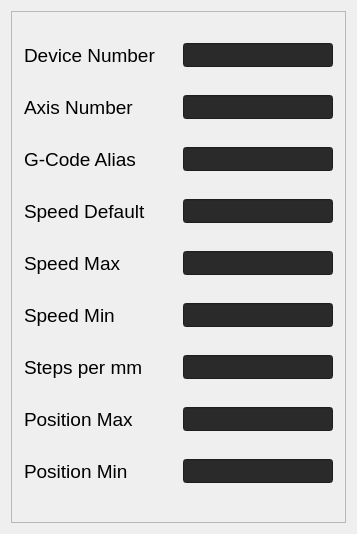
             <widget class="QWidget" name="hopper_settings_tab">
              <attribute name="title">
               <string>Hopper Plate</string>
              </attribute>
              <layout class="QVBoxLayout" name="verticalLayout_56">
               <item>
                <widget class="QFrame" name="hopper_settings_frame">
                 <property name="minimumSize">
                  <size>
                   <width>335</width>
                   <height>512</height>
                  </size>
                 </property>
                 <property name="maximumSize">
                  <size>
                   <width>335</width>
                   <height>512</height>
                  </size>
                 </property>
                 <property name="frameShape">
                  <enum>QFrame::StyledPanel</enum>
                 </property>
                 <property name="frameShadow">
                  <enum>QFrame::Raised</enum>
                 </property>
                 <layout class="QVBoxLayout" name="verticalLayout_47">
                  <item>
                   <layout class="QHBoxLayout" name="hopper_devicenum_layout">
                    <item>
                     <widget class="QLabel" name="hopper_devicenum_title">
                      <property name="minimumSize">
                       <size>
                        <width>150</width>
                        <height>24</height>
                       </size>
                      </property>
                      <property name="maximumSize">
                       <size>
                        <width>150</width>
                        <height>24</height>
                       </size>
                      </property>
                      <property name="font">
                       <font>
                        <pointsize>14</pointsize>
                       </font>
                      </property>
                      <property name="styleSheet">
                       <string notr="true">background:none</string>
                      </property>
                      <property name="text">
                       <string>Device Number</string>
                      </property>
                     </widget>
                    </item>
                    <item>
                     <widget class="QLineEdit" name="hopper_devicenum_field">
                      <property name="minimumSize">
                       <size>
                        <width>150</width>
                        <height>24</height>
                       </size>
                      </property>
                      <property name="maximumSize">
                       <size>
                        <width>150</width>
                        <height>24</height>
                       </size>
                      </property>
                      <property name="styleSheet">
                       <string notr="true">background:rgb(42, 42, 43);</string>
                      </property>
                     </widget>
                    </item>
                   </layout>
                  </item>
                  <item>
                   <layout class="QHBoxLayout" name="hopper_axisnum_layout">
                    <item>
                     <widget class="QLabel" name="hopper_axisnum_title">
                      <property name="minimumSize">
                       <size>
                        <width>150</width>
                        <height>24</height>
                       </size>
                      </property>
                      <property name="maximumSize">
                       <size>
                        <width>150</width>
                        <height>24</height>
                       </size>
                      </property>
                      <property name="font">
                       <font>
                        <pointsize>14</pointsize>
                       </font>
                      </property>
                      <property name="styleSheet">
                       <string notr="true">background:none</string>
                      </property>
                      <property name="text">
                       <string>Axis Number</string>
                      </property>
                     </widget>
                    </item>
                    <item>
                     <widget class="QLineEdit" name="hopper_axisnum_field">
                      <property name="minimumSize">
                       <size>
                        <width>150</width>
                        <height>24</height>
                       </size>
                      </property>
                      <property name="maximumSize">
                       <size>
                        <width>150</width>
                        <height>24</height>
                       </size>
                      </property>
                      <property name="styleSheet">
                       <string notr="true">background:rgb(42, 42, 43);</string>
                      </property>
                     </widget>
                    </item>
                   </layout>
                  </item>
                  <item>
                   <layout class="QHBoxLayout" name="hopper_axisalias_layout">
                    <item>
                     <widget class="QLabel" name="hopper_axisalias_title">
                      <property name="minimumSize">
                       <size>
                        <width>150</width>
                        <height>24</height>
                       </size>
                      </property>
                      <property name="maximumSize">
                       <size>
                        <width>150</width>
                        <height>24</height>
                       </size>
                      </property>
                      <property name="font">
                       <font>
                        <pointsize>14</pointsize>
                       </font>
                      </property>
                      <property name="styleSheet">
                       <string notr="true">background:none</string>
                      </property>
                      <property name="text">
                       <string>G-Code Alias</string>
                      </property>
                     </widget>
                    </item>
                    <item>
                     <widget class="QLineEdit" name="hopper_axisalias_field">
                      <property name="minimumSize">
                       <size>
                        <width>150</width>
                        <height>24</height>
                       </size>
                      </property>
                      <property name="maximumSize">
                       <size>
                        <width>150</width>
                        <height>24</height>
                       </size>
                      </property>
                      <property name="styleSheet">
                       <string notr="true">background:rgb(42, 42, 43);</string>
                      </property>
                     </widget>
                    </item>
                   </layout>
                  </item>
                  <item>
                   <layout class="QHBoxLayout" name="hopper_speeddef_layout">
                    <item>
                     <widget class="QLabel" name="hopper_speeddef_title">
                      <property name="minimumSize">
                       <size>
                        <width>150</width>
                        <height>24</height>
                       </size>
                      </property>
                      <property name="maximumSize">
                       <size>
                        <width>150</width>
                        <height>24</height>
                       </size>
                      </property>
                      <property name="font">
                       <font>
                        <pointsize>14</pointsize>
                       </font>
                      </property>
                      <property name="styleSheet">
                       <string notr="true">background:none</string>
                      </property>
                      <property name="text">
                       <string>Speed Default</string>
                      </property>
                     </widget>
                    </item>
                    <item>
                     <widget class="QLineEdit" name="hopper_speeddef_field">
                      <property name="minimumSize">
                       <size>
                        <width>150</width>
                        <height>24</height>
                       </size>
                      </property>
                      <property name="maximumSize">
                       <size>
                        <width>150</width>
                        <height>24</height>
                       </size>
                      </property>
                      <property name="styleSheet">
                       <string notr="true">background:rgb(42, 42, 43);</string>
                      </property>
                     </widget>
                    </item>
                   </layout>
                  </item>
                  <item>
                   <layout class="QHBoxLayout" name="hopper_speedmax_layout">
                    <item>
                     <widget class="QLabel" name="hopper_speedmax_title">
                      <property name="minimumSize">
                       <size>
                        <width>150</width>
                        <height>24</height>
                       </size>
                      </property>
                      <property name="maximumSize">
                       <size>
                        <width>150</width>
                        <height>24</height>
                       </size>
                      </property>
                      <property name="font">
                       <font>
                        <pointsize>14</pointsize>
                       </font>
                      </property>
                      <property name="styleSheet">
                       <string notr="true">background:none</string>
                      </property>
                      <property name="text">
                       <string>Speed Max</string>
                      </property>
                     </widget>
                    </item>
                    <item>
                     <widget class="QLineEdit" name="hopper_speedmax_field">
                      <property name="minimumSize">
                       <size>
                        <width>150</width>
                        <height>24</height>
                       </size>
                      </property>
                      <property name="maximumSize">
                       <size>
                        <width>150</width>
                        <height>24</height>
                       </size>
                      </property>
                      <property name="styleSheet">
                       <string notr="true">background:rgb(42, 42, 43);</string>
                      </property>
                     </widget>
                    </item>
                   </layout>
                  </item>
                  <item>
                   <layout class="QHBoxLayout" name="hopper_speedmin_layout">
                    <item>
                     <widget class="QLabel" name="hopper_speedmin_title">
                      <property name="minimumSize">
                       <size>
                        <width>150</width>
                        <height>24</height>
                       </size>
                      </property>
                      <property name="maximumSize">
                       <size>
                        <width>150</width>
                        <height>24</height>
                       </size>
                      </property>
                      <property name="font">
                       <font>
                        <pointsize>14</pointsize>
                       </font>
                      </property>
                      <property name="styleSheet">
                       <string notr="true">background:none</string>
                      </property>
                      <property name="text">
                       <string>Speed Min</string>
                      </property>
                     </widget>
                    </item>
                    <item>
                     <widget class="QLineEdit" name="hopper_speedmin_field">
                      <property name="minimumSize">
                       <size>
                        <width>150</width>
                        <height>24</height>
                       </size>
                      </property>
                      <property name="maximumSize">
                       <size>
                        <width>150</width>
                        <height>24</height>
                       </size>
                      </property>
                      <property name="styleSheet">
                       <string notr="true">background:rgb(42, 42, 43);</string>
                      </property>
                     </widget>
                    </item>
                   </layout>
                  </item>
                  <item>
                   <layout class="QHBoxLayout" name="hopper_steps_layout">
                    <item>
                     <widget class="QLabel" name="hopper_steps_title">
                      <property name="minimumSize">
                       <size>
                        <width>150</width>
                        <height>24</height>
                       </size>
                      </property>
                      <property name="maximumSize">
                       <size>
                        <width>150</width>
                        <height>24</height>
                       </size>
                      </property>
                      <property name="font">
                       <font>
                        <pointsize>14</pointsize>
                       </font>
                      </property>
                      <property name="styleSheet">
                       <string notr="true">background:none</string>
                      </property>
                      <property name="text">
                       <string>Steps per mm</string>
                      </property>
                     </widget>
                    </item>
                    <item>
                     <widget class="QLineEdit" name="hopper_steps_field">
                      <property name="minimumSize">
                       <size>
                        <width>150</width>
                        <height>24</height>
                       </size>
                      </property>
                      <property name="maximumSize">
                       <size>
                        <width>150</width>
                        <height>24</height>
                       </size>
                      </property>
                      <property name="styleSheet">
                       <string notr="true">background:rgb(42, 42, 43);</string>
                      </property>
                     </widget>
                    </item>
                   </layout>
                  </item>
                  <item>
                   <layout class="QHBoxLayout" name="hopper_positionmax_layout">
                    <item>
                     <widget class="QLabel" name="hopper_positionmax_title">
                      <property name="minimumSize">
                       <size>
                        <width>150</width>
                        <height>24</height>
                       </size>
                      </property>
                      <property name="maximumSize">
                       <size>
                        <width>150</width>
                        <height>24</height>
                       </size>
                      </property>
                      <property name="font">
                       <font>
                        <pointsize>14</pointsize>
                       </font>
                      </property>
                      <property name="styleSheet">
                       <string notr="true">background:none</string>
                      </property>
                      <property name="text">
                       <string>Position Max</string>
                      </property>
                     </widget>
                    </item>
                    <item>
                     <widget class="QLineEdit" name="hopper_positionmax_field">
                      <property name="minimumSize">
                       <size>
                        <width>150</width>
                        <height>24</height>
                       </size>
                      </property>
                      <property name="maximumSize">
                       <size>
                        <width>150</width>
                        <height>24</height>
                       </size>
                      </property>
                      <property name="styleSheet">
                       <string notr="true">background:rgb(42, 42, 43);</string>
                      </property>
                     </widget>
                    </item>
                   </layout>
                  </item>
                  <item>
                   <layout class="QHBoxLayout" name="hopper_positionmin_layout">
                    <item>
                     <widget class="QLabel" name="hopper_positionmin_title_2">
                      <property name="minimumSize">
                       <size>
                        <width>150</width>
                        <height>24</height>
                       </size>
                      </property>
                      <property name="maximumSize">
                       <size>
                        <width>150</width>
                        <height>24</height>
                       </size>
                      </property>
                      <property name="font">
                       <font>
                        <pointsize>14</pointsize>
                       </font>
                      </property>
                      <property name="styleSheet">
                       <string notr="true">background:none</string>
                      </property>
                      <property name="text">
                       <string>Position Min</string>
                      </property>
                     </widget>
                    </item>
                    <item>
                     <widget class="QLineEdit" name="hopper_positionmin_field">
                      <property name="minimumSize">
                       <size>
                        <width>150</width>
                        <height>24</height>
                       </size>
                      </property>
                      <property name="maximumSize">
                       <size>
                        <width>150</width>
                        <height>24</height>
                       </size>
                      </property>
                      <property name="styleSheet">
                       <string notr="true">background:rgb(42, 42, 43);</string>
                      </property>
                     </widget>
                    </item>
                   </layout>
                  </item>
                 </layout>
                </widget>
               </item>
              </layout>
             </widget>
